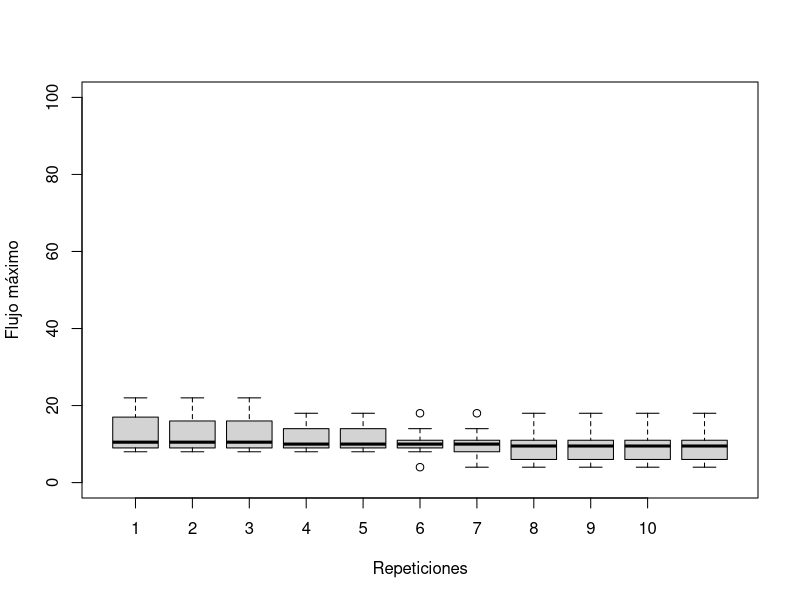
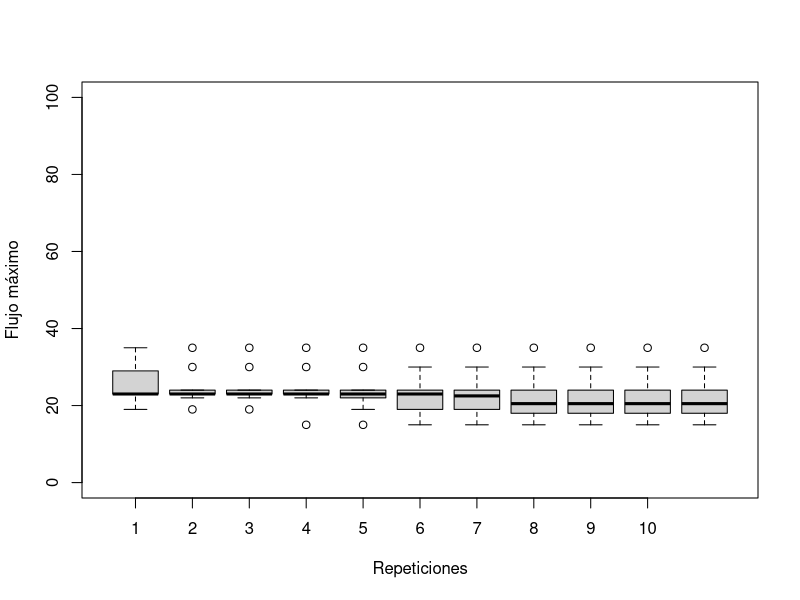
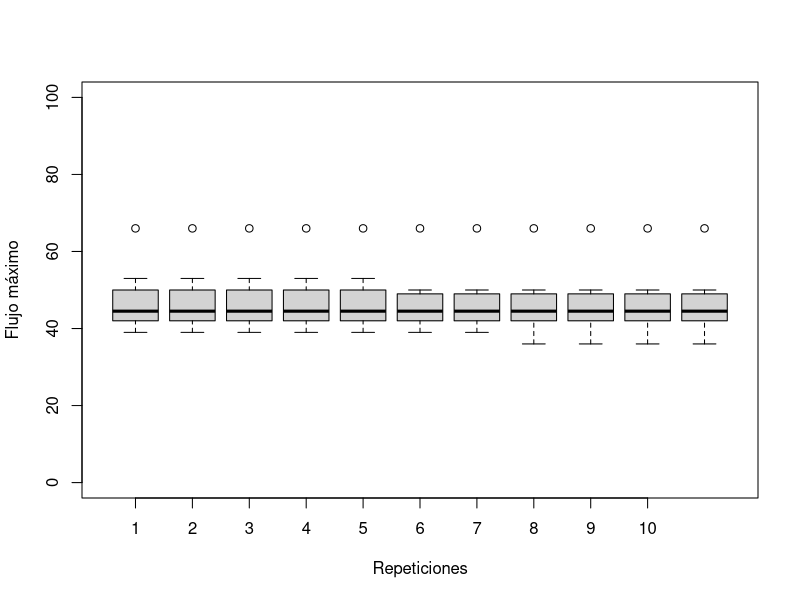
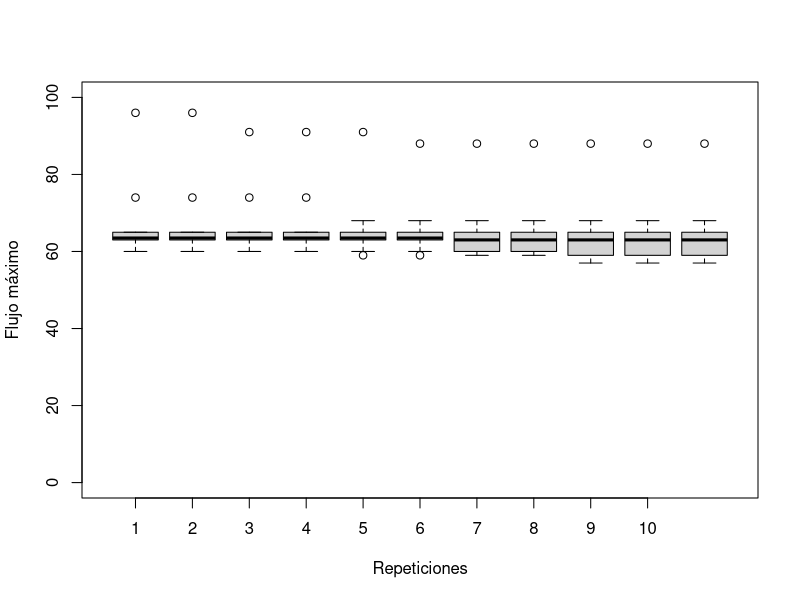
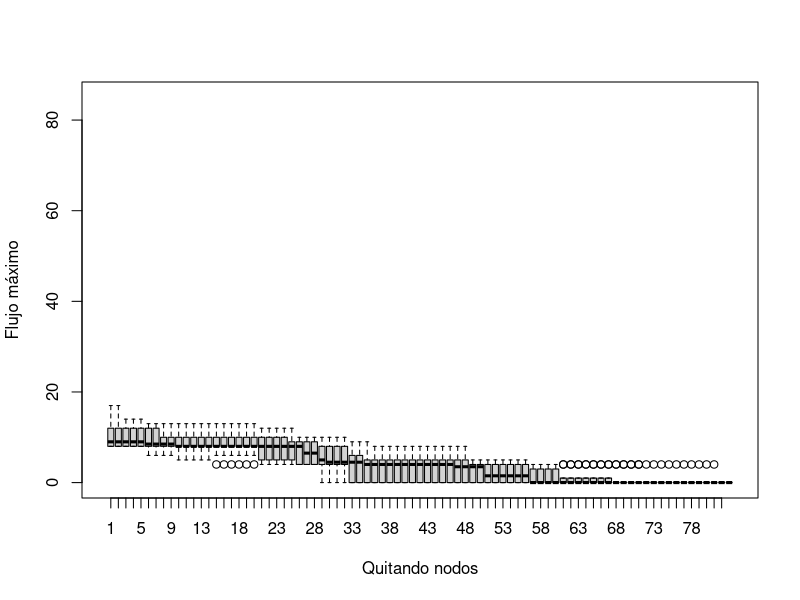
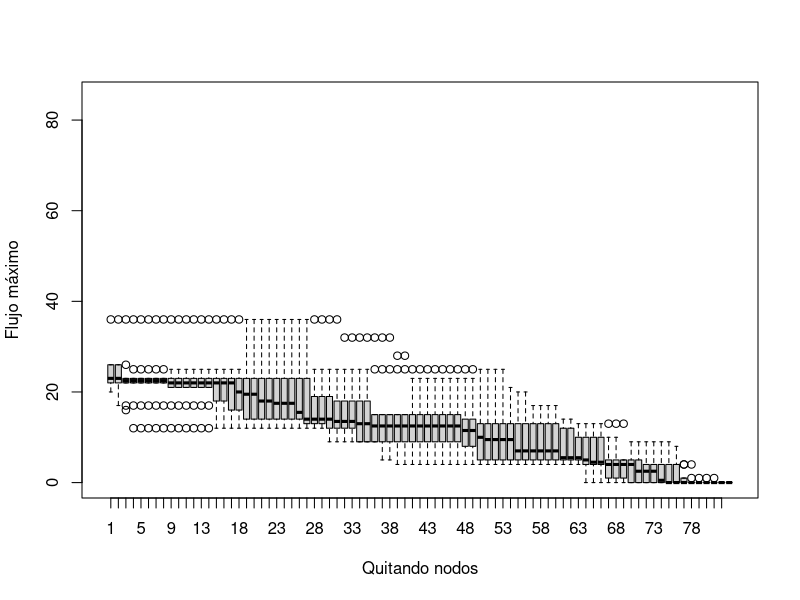
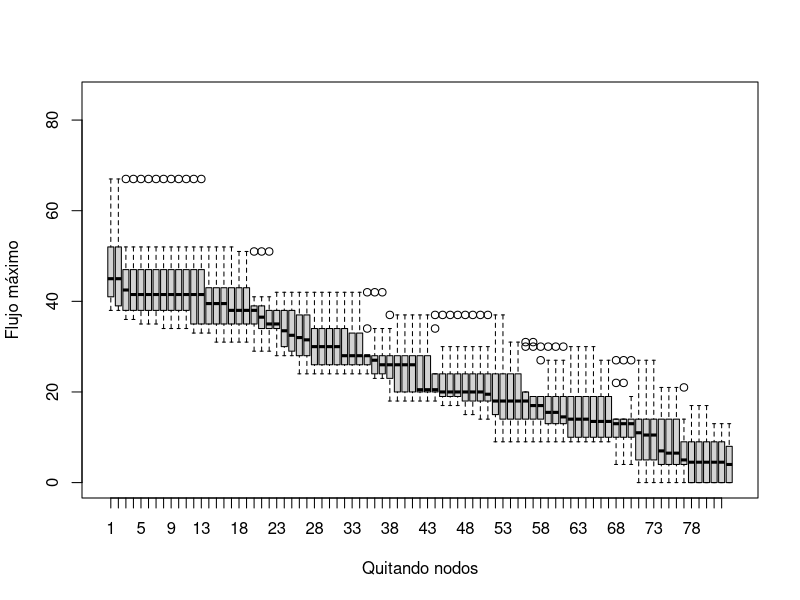
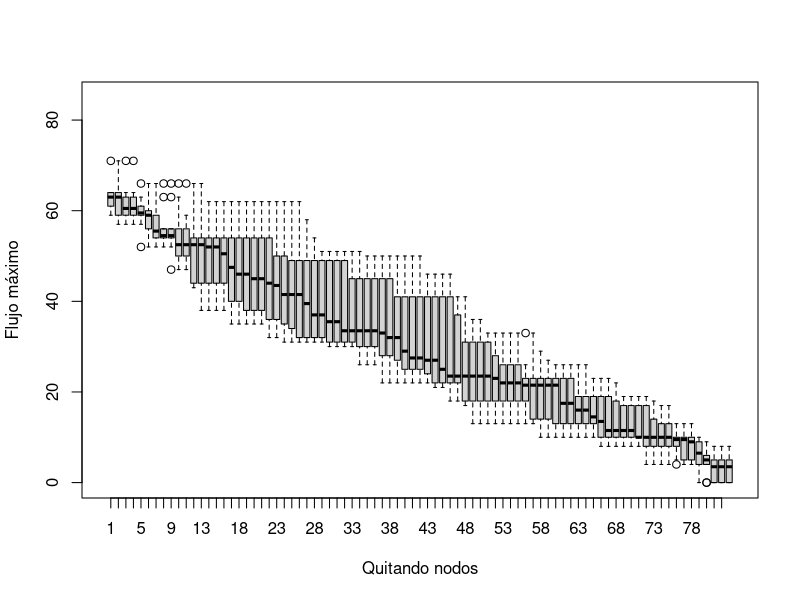

Write R code to recreate these figures, in order.
FlujoA <- read.csv("FordFulkersonA.csv", header=FALSE)

FordFulkersonA <- data.frame()
for (i in 1:4){
  FordFulkersonA <- rbind(FordFulkersonA, FlujoA[((110*i)-109):(110*i),])
}
colnames(FordFulkersonA) <- rep(1,110)
for (u in 1:4){
  umbral <- data.frame()
  for (j in 1:10){
    umbral <- rbind(umbral, FordFulkersonA[u,(((11*j)-10):(11*j))])
  }
  pdf(paste("FordFulkersonA",u,".pdf"))
  boxplot(umbral, xaxt="n",ylim=c(0,100), xlab=c("Repeticiones"), ylab=c("Flujo máximo"))
  axis(1, at=1:10, labels=seq(1,10,1))
}


FlujoN <- read.csv("FordFulkersonN.csv", header=FALSE)

FordFulkersonN <- data.frame()
for (i in 1:4){
  FordFulkersonN <- rbind(FordFulkersonN, FlujoN[((830*i)-829):(830*i),])
}
colnames(FordFulkersonN) <- rep(1,830)
for (u in 1:4){
  umbral <- data.frame()
  for (j in 1:10){
    umbral <- rbind(umbral, FordFulkersonN[u,(((83*j)-82):(83*j))])
  }
  pdf(paste("FordFulkersonN",u,".pdf"))
  boxplot(umbral, xaxt="n",ylim=c(0,85), xlab=c("Quitando nodos"), ylab=c("Flujo máximo"))
  axis(1, at=1:82, labels=seq(1,82,1))
}


TiempoA <- read.csv("TiempoPercolaArista.csv", header=FALSE)

TiempoEjecucionA <- data.frame()
for (i in 1:4){
  TiempoEjecucionA <- rbind(TiempoEjecucionA, TiempoA[((10*i)-9):(10*i),])
}
pdf(paste("TiempoEjecucionA.pdf"))
boxplot(t(TiempoEjecucionA), xaxt="n",ylim=c(0,30), xlab=c("Variación en el umbral"), ylab=c("Tiempo de ejecución en segundos"))
axis(1, at=1:10, labels=seq(1,10,1))


TiempoN <- read.csv("TiempoPercolaNodo.csv", header=FALSE)

TiempoEjecucionN <- data.frame()
for (i in 1:4){
  TiempoEjecucionN <- rbind(TiempoEjecucionN, TiempoN[((10*i)-9):(10*i),])
}
pdf(paste("TiempoEjecucionN.pdf"))
boxplot(t(TiempoEjecucionN), xaxt="n",ylim=c(0,50), xlab=c("Variación en el umbral"), ylab=c("Tiempo de ejecución en segundos"))
axis(1, at=1:10, labels=seq(1,10,1))


graphics.off()
